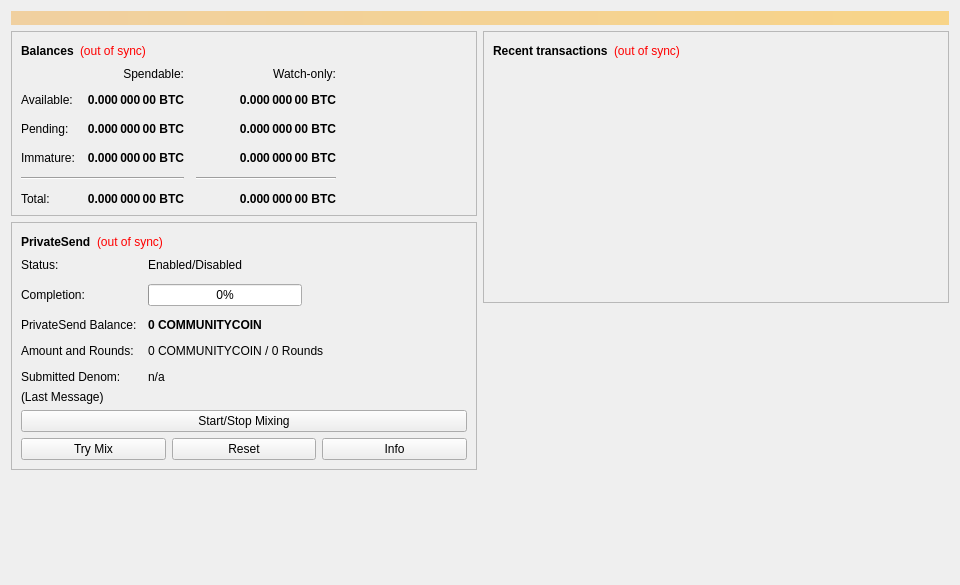
<?xml version="1.0" encoding="UTF-8"?>
<ui version="4.0">
 <class>OverviewPage</class>
 <widget class="QWidget" name="OverviewPage">
  <property name="geometry">
   <rect>
    <x>0</x>
    <y>0</y>
    <width>960</width>
    <height>585</height>
   </rect>
  </property>
  <property name="minimumSize">
   <size>
    <width>960</width>
    <height>0</height>
   </size>
  </property>
  <property name="windowTitle">
   <string>Form</string>
  </property>
  <layout class="QVBoxLayout" name="topLayout">
   <item>
    <widget class="QLabel" name="labelAlerts">
     <property name="visible">
      <bool>false</bool>
     </property>
     <property name="styleSheet">
      <string notr="true">QLabel { background-color: qlineargradient(x1: 0, y1: 0, x2: 1, y2: 0, stop:0 #F0D0A0, stop:1 #F8D488); color:#000000; }</string>
     </property>
     <property name="wordWrap">
      <bool>true</bool>
     </property>
     <property name="margin">
      <number>3</number>
     </property>
     <property name="textInteractionFlags">
      <set>Qt::TextSelectableByMouse</set>
     </property>
    </widget>
   </item>
   <item>
    <layout class="QHBoxLayout" name="horizontalLayout" stretch="1,1">
     <item>
      <layout class="QVBoxLayout" name="verticalLayout_2">
       <item>
        <widget class="QFrame" name="frame">
         <property name="frameShape">
          <enum>QFrame::StyledPanel</enum>
         </property>
         <property name="frameShadow">
          <enum>QFrame::Raised</enum>
         </property>
         <layout class="QVBoxLayout" name="verticalLayout_4">
          <item>
           <layout class="QHBoxLayout" name="horizontalLayout_4">
            <item>
             <widget class="QLabel" name="label_5">
              <property name="font">
               <font>
                <weight>75</weight>
                <bold>true</bold>
               </font>
              </property>
              <property name="text">
               <string>Balances</string>
              </property>
             </widget>
            </item>
            <item>
             <widget class="QLabel" name="labelWalletStatus">
              <property name="toolTip">
               <string>The displayed information may be out of date. Your wallet automatically synchronizes with the Communitycoin network after a connection is established, but this process has not completed yet.</string>
              </property>
              <property name="styleSheet">
               <string notr="true">QLabel { color: red; }</string>
              </property>
              <property name="text">
               <string notr="true">(out of sync)</string>
              </property>
              <property name="alignment">
               <set>Qt::AlignLeading|Qt::AlignLeft|Qt::AlignVCenter</set>
              </property>
             </widget>
            </item>
            <item>
             <spacer name="horizontalSpacer_3">
              <property name="orientation">
               <enum>Qt::Horizontal</enum>
              </property>
              <property name="sizeHint" stdset="0">
               <size>
                <width>40</width>
                <height>20</height>
               </size>
              </property>
             </spacer>
            </item>
           </layout>
          </item>
          <item>
           <layout class="QGridLayout" name="gridLayout">
            <property name="spacing">
             <number>12</number>
            </property>
            <item row="2" column="2">
             <widget class="QLabel" name="labelWatchPending">
              <property name="font">
               <font>
                <weight>75</weight>
                <bold>true</bold>
               </font>
              </property>
              <property name="cursor">
               <cursorShape>IBeamCursor</cursorShape>
              </property>
              <property name="toolTip">
               <string>Unconfirmed transactions to watch-only addresses</string>
              </property>
              <property name="text">
               <string notr="true">0.000 000 00 BTC</string>
              </property>
              <property name="alignment">
               <set>Qt::AlignRight|Qt::AlignTrailing|Qt::AlignVCenter</set>
              </property>
              <property name="textInteractionFlags">
               <set>Qt::LinksAccessibleByMouse|Qt::TextSelectableByKeyboard|Qt::TextSelectableByMouse</set>
              </property>
             </widget>
            </item>
            <item row="2" column="1">
             <widget class="QLabel" name="labelUnconfirmed">
              <property name="font">
               <font>
                <weight>75</weight>
                <bold>true</bold>
               </font>
              </property>
              <property name="cursor">
               <cursorShape>IBeamCursor</cursorShape>
              </property>
              <property name="toolTip">
               <string>Total of transactions that have yet to be confirmed, and do not yet count toward the spendable balance</string>
              </property>
              <property name="text">
               <string notr="true">0.000 000 00 BTC</string>
              </property>
              <property name="alignment">
               <set>Qt::AlignRight|Qt::AlignTrailing|Qt::AlignVCenter</set>
              </property>
              <property name="textInteractionFlags">
               <set>Qt::LinksAccessibleByMouse|Qt::TextSelectableByKeyboard|Qt::TextSelectableByMouse</set>
              </property>
             </widget>
            </item>
            <item row="3" column="2">
             <widget class="QLabel" name="labelWatchImmature">
              <property name="font">
               <font>
                <weight>75</weight>
                <bold>true</bold>
               </font>
              </property>
              <property name="cursor">
               <cursorShape>IBeamCursor</cursorShape>
              </property>
              <property name="toolTip">
               <string>Mined balance in watch-only addresses that has not yet matured</string>
              </property>
              <property name="text">
               <string notr="true">0.000 000 00 BTC</string>
              </property>
              <property name="alignment">
               <set>Qt::AlignRight|Qt::AlignTrailing|Qt::AlignVCenter</set>
              </property>
              <property name="textInteractionFlags">
               <set>Qt::LinksAccessibleByMouse|Qt::TextSelectableByKeyboard|Qt::TextSelectableByMouse</set>
              </property>
             </widget>
            </item>
            <item row="4" column="0" colspan="2">
             <widget class="Line" name="lineSpendableBalance">
              <property name="orientation">
               <enum>Qt::Horizontal</enum>
              </property>
             </widget>
            </item>
            <item row="4" column="2">
             <widget class="Line" name="lineWatchBalance">
              <property name="sizePolicy">
               <sizepolicy hsizetype="Preferred" vsizetype="Fixed">
                <horstretch>0</horstretch>
                <verstretch>0</verstretch>
               </sizepolicy>
              </property>
              <property name="minimumSize">
               <size>
                <width>140</width>
                <height>0</height>
               </size>
              </property>
              <property name="orientation">
               <enum>Qt::Horizontal</enum>
              </property>
             </widget>
            </item>
            <item row="5" column="0">
             <widget class="QLabel" name="labelTotalText">
              <property name="text">
               <string>Total:</string>
              </property>
             </widget>
            </item>
            <item row="3" column="1">
             <widget class="QLabel" name="labelImmature">
              <property name="font">
               <font>
                <weight>75</weight>
                <bold>true</bold>
               </font>
              </property>
              <property name="cursor">
               <cursorShape>IBeamCursor</cursorShape>
              </property>
              <property name="toolTip">
               <string>Mined balance that has not yet matured</string>
              </property>
              <property name="text">
               <string notr="true">0.000 000 00 BTC</string>
              </property>
              <property name="alignment">
               <set>Qt::AlignRight|Qt::AlignTrailing|Qt::AlignVCenter</set>
              </property>
              <property name="textInteractionFlags">
               <set>Qt::LinksAccessibleByMouse|Qt::TextSelectableByKeyboard|Qt::TextSelectableByMouse</set>
              </property>
             </widget>
            </item>
            <item row="2" column="3">
             <spacer name="horizontalSpacer_2">
              <property name="orientation">
               <enum>Qt::Horizontal</enum>
              </property>
              <property name="sizeHint" stdset="0">
               <size>
                <width>40</width>
                <height>20</height>
               </size>
              </property>
             </spacer>
            </item>
            <item row="3" column="0">
             <widget class="QLabel" name="labelImmatureText">
              <property name="text">
               <string>Immature:</string>
              </property>
             </widget>
            </item>
            <item row="5" column="1">
             <widget class="QLabel" name="labelTotal">
              <property name="font">
               <font>
                <weight>75</weight>
                <bold>true</bold>
               </font>
              </property>
              <property name="cursor">
               <cursorShape>IBeamCursor</cursorShape>
              </property>
              <property name="toolTip">
               <string>Your current total balance</string>
              </property>
              <property name="text">
               <string notr="true">0.000 000 00 BTC</string>
              </property>
              <property name="alignment">
               <set>Qt::AlignRight|Qt::AlignTrailing|Qt::AlignVCenter</set>
              </property>
              <property name="textInteractionFlags">
               <set>Qt::LinksAccessibleByMouse|Qt::TextSelectableByKeyboard|Qt::TextSelectableByMouse</set>
              </property>
             </widget>
            </item>
            <item row="5" column="2">
             <widget class="QLabel" name="labelWatchTotal">
              <property name="font">
               <font>
                <weight>75</weight>
                <bold>true</bold>
               </font>
              </property>
              <property name="cursor">
               <cursorShape>IBeamCursor</cursorShape>
              </property>
              <property name="toolTip">
               <string>Current total balance in watch-only addresses</string>
              </property>
              <property name="text">
               <string notr="true">0.000 000 00 BTC</string>
              </property>
              <property name="alignment">
               <set>Qt::AlignRight|Qt::AlignTrailing|Qt::AlignVCenter</set>
              </property>
              <property name="textInteractionFlags">
               <set>Qt::LinksAccessibleByMouse|Qt::TextSelectableByKeyboard|Qt::TextSelectableByMouse</set>
              </property>
             </widget>
            </item>
            <item row="0" column="2">
             <widget class="QLabel" name="labelWatchonly">
              <property name="text">
               <string>Watch-only:</string>
              </property>
              <property name="alignment">
               <set>Qt::AlignRight|Qt::AlignTrailing|Qt::AlignVCenter</set>
              </property>
             </widget>
            </item>
            <item row="1" column="0">
             <widget class="QLabel" name="labelBalanceText">
              <property name="text">
               <string>Available:</string>
              </property>
             </widget>
            </item>
            <item row="1" column="1">
             <widget class="QLabel" name="labelBalance">
              <property name="font">
               <font>
                <weight>75</weight>
                <bold>true</bold>
               </font>
              </property>
              <property name="cursor">
               <cursorShape>IBeamCursor</cursorShape>
              </property>
              <property name="toolTip">
               <string>Your current spendable balance</string>
              </property>
              <property name="text">
               <string notr="true">0.000 000 00 BTC</string>
              </property>
              <property name="alignment">
               <set>Qt::AlignRight|Qt::AlignTrailing|Qt::AlignVCenter</set>
              </property>
              <property name="textInteractionFlags">
               <set>Qt::LinksAccessibleByMouse|Qt::TextSelectableByKeyboard|Qt::TextSelectableByMouse</set>
              </property>
             </widget>
            </item>
            <item row="1" column="2">
             <widget class="QLabel" name="labelWatchAvailable">
              <property name="font">
               <font>
                <weight>75</weight>
                <bold>true</bold>
               </font>
              </property>
              <property name="cursor">
               <cursorShape>IBeamCursor</cursorShape>
              </property>
              <property name="toolTip">
               <string>Your current balance in watch-only addresses</string>
              </property>
              <property name="text">
               <string notr="true">0.000 000 00 BTC</string>
              </property>
              <property name="alignment">
               <set>Qt::AlignRight|Qt::AlignTrailing|Qt::AlignVCenter</set>
              </property>
              <property name="textInteractionFlags">
               <set>Qt::LinksAccessibleByMouse|Qt::TextSelectableByKeyboard|Qt::TextSelectableByMouse</set>
              </property>
             </widget>
            </item>
            <item row="2" column="0">
             <widget class="QLabel" name="labelPendingText">
              <property name="text">
               <string>Pending:</string>
              </property>
             </widget>
            </item>
            <item row="0" column="1">
             <widget class="QLabel" name="labelSpendable">
              <property name="text">
               <string>Spendable:</string>
              </property>
              <property name="alignment">
               <set>Qt::AlignRight|Qt::AlignTrailing|Qt::AlignVCenter</set>
              </property>
             </widget>
            </item>
           </layout>
          </item>
         </layout>
        </widget>
       </item>
       <item>
        <widget class="QFrame" name="framePrivateSend">
         <property name="layoutDirection">
          <enum>Qt::LeftToRight</enum>
         </property>
         <property name="frameShape">
          <enum>QFrame::StyledPanel</enum>
         </property>
         <property name="frameShadow">
          <enum>QFrame::Raised</enum>
         </property>
         <layout class="QVBoxLayout" name="VerticalLayout_PS1">
          <item>
           <layout class="QHBoxLayout" name="horizontalLayout_5">
            <item>
             <widget class="QLabel" name="labelPrivateSendHeader">
              <property name="font">
               <font>
                <weight>75</weight>
                <bold>true</bold>
               </font>
              </property>
              <property name="text">
               <string>PrivateSend</string>
              </property>
             </widget>
            </item>
            <item>
             <widget class="QLabel" name="labelPrivateSendSyncStatus">
              <property name="toolTip">
               <string>The displayed information may be out of date. Your wallet automatically synchronizes with the Communitycoin network after a connection is established, but this process has not completed yet.</string>
              </property>
              <property name="styleSheet">
               <string notr="true">QLabel { color: red; }</string>
              </property>
              <property name="text">
               <string notr="true">(out of sync)</string>
              </property>
              <property name="alignment">
               <set>Qt::AlignLeading|Qt::AlignLeft|Qt::AlignVCenter</set>
              </property>
             </widget>
            </item>
            <item>
             <spacer name="horizontalSpacer_4">
              <property name="orientation">
               <enum>Qt::Horizontal</enum>
              </property>
              <property name="sizeHint" stdset="0">
               <size>
                <width>40</width>
                <height>20</height>
               </size>
              </property>
             </spacer>
            </item>
           </layout>
          </item>
          <item>
           <layout class="QFormLayout" name="privateSendFormLayout">
            <property name="fieldGrowthPolicy">
             <enum>QFormLayout::AllNonFixedFieldsGrow</enum>
            </property>
            <property name="horizontalSpacing">
             <number>11</number>
            </property>
            <property name="verticalSpacing">
             <number>12</number>
            </property>
            <item row="0" column="0">
             <widget class="QLabel" name="labelPrivateSendEnabledText">
              <property name="text">
               <string>Status:</string>
              </property>
             </widget>
            </item>
            <item row="0" column="1">
             <widget class="QLabel" name="labelPrivateSendEnabled">
              <property name="text">
               <string>Enabled/Disabled</string>
              </property>
             </widget>
            </item>
            <item row="1" column="0">
             <widget class="QLabel" name="labelCompletitionText">
              <property name="text">
               <string>Completion:</string>
              </property>
             </widget>
            </item>
            <item row="1" column="1">
             <widget class="QProgressBar" name="privateSendProgress">
              <property name="maximumSize">
               <size>
                <width>154</width>
                <height>16777215</height>
               </size>
              </property>
              <property name="value">
               <number>0</number>
              </property>
             </widget>
            </item>
            <item row="2" column="0">
             <widget class="QLabel" name="labelAnonymizedText">
              <property name="text">
               <string>PrivateSend Balance:</string>
              </property>
             </widget>
            </item>
            <item row="2" column="1">
             <widget class="QLabel" name="labelAnonymized">
              <property name="font">
               <font>
                <weight>75</weight>
                <bold>true</bold>
               </font>
              </property>
              <property name="text">
               <string notr="true">0 COMMUNITYCOIN</string>
              </property>
             </widget>
            </item>
            <item row="3" column="0">
             <widget class="QLabel" name="labelAmountAndRoundsText">
              <property name="text">
               <string>Amount and Rounds:</string>
              </property>
             </widget>
            </item>
            <item row="3" column="1">
             <widget class="QLabel" name="labelAmountRounds">
              <property name="text">
               <string>0 COMMUNITYCOIN / 0 Rounds</string>
              </property>
             </widget>
            </item>
            <item row="4" column="0">
             <widget class="QLabel" name="labelSubmittedDenomText">
              <property name="text">
               <string>Submitted Denom:</string>
              </property>
             </widget>
            </item>
            <item row="4" column="1">
             <widget class="QLabel" name="labelSubmittedDenom">
              <property name="toolTip">
               <string>The denominations you submitted to the Masternode.&lt;br&gt;To mix, other users must submit the exact same denominations.</string>
              </property>
              <property name="text">
               <string>n/a</string>
              </property>
             </widget>
            </item>
           </layout>
          </item>
          <item>
           <layout class="QVBoxLayout" name="VerticalLayout_PS">
            <item>
             <widget class="QLabel" name="labelPrivateSendLastMessage">
              <property name="text">
               <string>(Last Message)</string>
              </property>
              <property name="alignment">
               <set>Qt::AlignLeading|Qt::AlignLeft|Qt::AlignTop</set>
              </property>
              <property name="wordWrap">
               <bool>true</bool>
              </property>
             </widget>
            </item>
            <item>
             <widget class="QPushButton" name="togglePrivateSend">
              <property name="sizePolicy">
               <sizepolicy hsizetype="MinimumExpanding" vsizetype="Fixed">
                <horstretch>0</horstretch>
                <verstretch>0</verstretch>
               </sizepolicy>
              </property>
              <property name="text">
               <string>Start/Stop Mixing</string>
              </property>
             </widget>
            </item>
            <item>
             <layout class="QHBoxLayout" name="horizontalLayout_debugbuttons">
              <item>
               <widget class="QPushButton" name="privateSendAuto">
                <property name="sizePolicy">
                 <sizepolicy hsizetype="MinimumExpanding" vsizetype="Fixed">
                  <horstretch>0</horstretch>
                  <verstretch>0</verstretch>
                 </sizepolicy>
                </property>
                <property name="toolTip">
                 <string>Try to manually submit a PrivateSend request.</string>
                </property>
                <property name="text">
                 <string>Try Mix</string>
                </property>
               </widget>
              </item>
              <item>
               <widget class="QPushButton" name="privateSendReset">
                <property name="sizePolicy">
                 <sizepolicy hsizetype="MinimumExpanding" vsizetype="Fixed">
                  <horstretch>0</horstretch>
                  <verstretch>0</verstretch>
                 </sizepolicy>
                </property>
                <property name="toolTip">
                 <string>Reset the current status of PrivateSend (can interrupt PrivateSend if it's in the process of Mixing, which can cost you money!)</string>
                </property>
                <property name="autoFillBackground">
                 <bool>false</bool>
                </property>
                <property name="text">
                 <string>Reset</string>
                </property>
               </widget>
              </item>
              <item>
               <widget class="QPushButton" name="privateSendInfo">
                <property name="sizePolicy">
                 <sizepolicy hsizetype="MinimumExpanding" vsizetype="Fixed">
                  <horstretch>0</horstretch>
                  <verstretch>0</verstretch>
                 </sizepolicy>
                </property>
                <property name="toolTip">
                 <string>Information about PrivateSend and Mixing</string>
                </property>
                <property name="text">
                 <string>Info</string>
                </property>
               </widget>
              </item>
             </layout>
            </item>
           </layout>
          </item>
         </layout>
        </widget>
       </item>
       <item>
        <spacer name="verticalSpacer">
         <property name="orientation">
          <enum>Qt::Vertical</enum>
         </property>
         <property name="sizeHint" stdset="0">
          <size>
           <width>20</width>
           <height>40</height>
          </size>
         </property>
        </spacer>
       </item>
      </layout>
     </item>
     <item>
      <layout class="QVBoxLayout" name="verticalLayout_3">
       <item>
        <widget class="QFrame" name="frame_2">
         <property name="frameShape">
          <enum>QFrame::StyledPanel</enum>
         </property>
         <property name="frameShadow">
          <enum>QFrame::Raised</enum>
         </property>
         <layout class="QVBoxLayout" name="verticalLayout">
          <item>
           <layout class="QHBoxLayout" name="horizontalLayout_2">
            <item>
             <widget class="QLabel" name="label_4">
              <property name="font">
               <font>
                <weight>75</weight>
                <bold>true</bold>
               </font>
              </property>
              <property name="text">
               <string>Recent transactions</string>
              </property>
             </widget>
            </item>
            <item>
             <widget class="QLabel" name="labelTransactionsStatus">
              <property name="toolTip">
               <string>The displayed information may be out of date. Your wallet automatically synchronizes with the Communitycoin network after a connection is established, but this process has not completed yet.</string>
              </property>
              <property name="styleSheet">
               <string notr="true">QLabel { color: red; }</string>
              </property>
              <property name="text">
               <string notr="true">(out of sync)</string>
              </property>
              <property name="alignment">
               <set>Qt::AlignLeading|Qt::AlignLeft|Qt::AlignVCenter</set>
              </property>
             </widget>
            </item>
            <item>
             <spacer name="horizontalSpacer">
              <property name="orientation">
               <enum>Qt::Horizontal</enum>
              </property>
              <property name="sizeHint" stdset="0">
               <size>
                <width>40</width>
                <height>20</height>
               </size>
              </property>
             </spacer>
            </item>
           </layout>
          </item>
          <item>
           <widget class="QListView" name="listTransactions">
            <property name="styleSheet">
             <string notr="true">QListView { background: transparent; }</string>
            </property>
            <property name="frameShape">
             <enum>QFrame::NoFrame</enum>
            </property>
            <property name="verticalScrollBarPolicy">
             <enum>Qt::ScrollBarAlwaysOff</enum>
            </property>
            <property name="horizontalScrollBarPolicy">
             <enum>Qt::ScrollBarAlwaysOff</enum>
            </property>
            <property name="selectionMode">
             <enum>QAbstractItemView::NoSelection</enum>
            </property>
           </widget>
          </item>
         </layout>
        </widget>
       </item>
       <item>
        <spacer name="verticalSpacer_2">
         <property name="orientation">
          <enum>Qt::Vertical</enum>
         </property>
         <property name="sizeHint" stdset="0">
          <size>
           <width>20</width>
           <height>40</height>
          </size>
         </property>
        </spacer>
       </item>
      </layout>
     </item>
    </layout>
   </item>
  </layout>
 </widget>
 <resources/>
 <connections/>
</ui>
